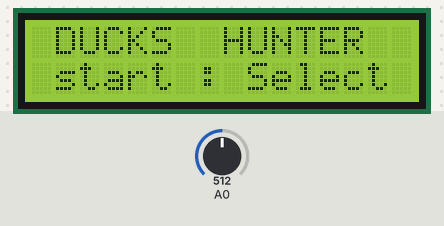
A sketch run on a simulated Arduino Uno, built with avr-gcc and run on an emulated ATmega328P. Parts: 16×2 character LCD. Inputs (shaded band) come from the test bench; at power-on: A0 = 512. Random numbers use the default seed unless the sketch sets one.

Above: at 1.2 s.
1.3 s: A0 set to 632
2.8 s: A0 set to 665
At 3.7 s:
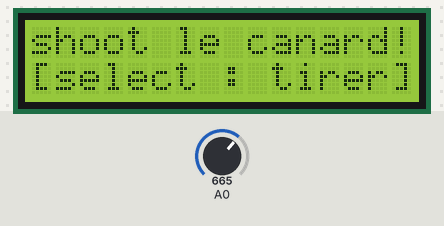
5.8 s: A0 set to 440
At 6.3 s:
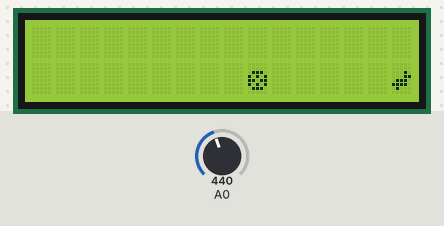
8.8 s: A0 set to 260
11.8 s: A0 set to 232
At 13.0 s:
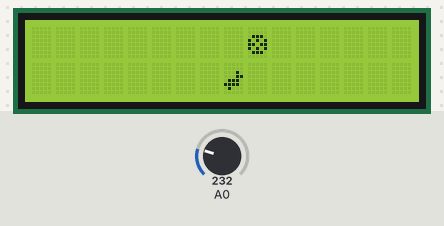
14.8 s: A0 set to 40
At 18.7 s:
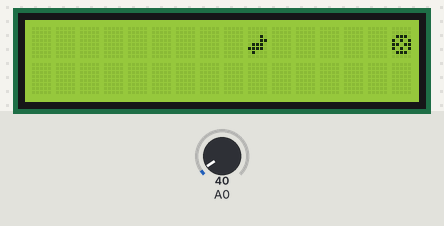
Timing chart, 0 to 20.2 s (numbered marks = the images above; inputs shaded):
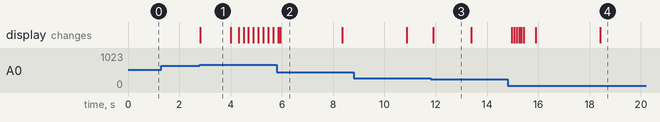

The sketch:

DuckHunters_contrelamontre.ino
```cpp
// author :  ErriBrr

#include "img_canard.h"
#include "img_explosion.h"
#include "img_viseur.h"
#include "init_console.h"
#include "coords.h"
#include "duck.h"
#include "scope.h"

int lcd_key = 0;

int mode = 0;
int i, j, k, l;
int kills=0;

int xpos_title=0;

duck *duck_target;
scope *rifle_scope;

void setup() {
  // create a new character
  lcd.createChar(1, viseur);
  lcd.createChar(2, canard);
  lcd.createChar(3, exploa);
  lcd.createChar(4, explob);
  lcd.createChar(5, exploc);
  lcd.createChar(6, tas1);
  lcd.createChar(7, tas2);
  lcd.createChar(8, tas3);
  // set up the LCD's number of columns and rows:
  lcd.begin(16, 2);
}

void loop() {
  lcd_key = read_LCD_buttons();

  // home page
  if (mode==0) {
    xpos_title = 0;
    lcd.setCursor(xpos_title,0);
    lcd.print(" DUCKS  HUNTER");
    lcd.setCursor(0,1);
    lcd.print(" start : Select");
  }

  // game is starting
  if (mode!=1 && lcd_key==btnSELECT) {
    kills=0;
    mode=1;
    lcd.clear();
    duck_target = new coords();
    rifle_scope = new coords();
    lcd.setCursor(0,0);
    lcd.print("shoot le canard!");
    lcd.setCursor(0,1);
    lcd.print("[select : tirer]");
    delay(1200);
    lcd_key=btnNONE;
    i=millis();
    k=millis();
  }

  // game loop
  if (mode==1) {
    lcd.clear();
    lcd.setCursor(duck_target->get_abs(),duck_target->get_ord());
    lcd.write(2);
    lcd.setCursor(rifle_scope->get_abs(),rifle_scope->get_ord());
    lcd.write(1);
    delay(10);
    rifle_scope->move(lcd_key);
    delay(80);
    j=millis()-k;
    l=millis()-i;
  }

  // duck shooted
  if(mode==1 && lcd_key==btnSELECT) {
    if (duck_target->is_equal(rifle_scope)){
        lcd_key==btnNONE;
        kills++;
        duck_target->explod(&lcd);
        delete duck_target;
        duck_target = new coords();
        k=millis();
        xpos_title=0;
    }
  }

  // the duck is moving
  if (mode==1 && (j>=2500 || lcd_key==btnSELECT)){
      delete duck_target;
      duck_target = new coords();
      if(duck_target->is_equal(rifle_scope)) {
          delete duck_target;
          duck_target = new coords();
      }
      k=millis();
      delay(100);
  }

  // end of game
  if(l>=30000) {
      if (mode==1){
        delete duck_target;
        delete rifle_scope;
        mode=2;
      }
      lcd.clear();
      lcd.setCursor(xpos_title,0);
      lcd.print("TIME OUT!!!!!");
          if(xpos_title==15) {
            xpos_title=-1 ;
          }
      lcd.setCursor(2,1);
      lcd.print( kills );
      lcd.print("  dead ducks");
      xpos_title++;
      delay(350);
  }
}
```

coords.cpp
```cpp
#include "coords.h"
// include the library code:
#include <Arduino.h>

coords::coords()
{
  x = random(16);
  y = random(2);
}

coords::coords(int x, int y)
{
    this->x = x;
    this->y = y;
}

coords::~coords()
{
    //dtor
}

int coords::get_abs()
{
    return x;
}

int coords::get_ord()
{
    return y;
}

void coords::set_coords(int x, int y)
{
    if (x>15) {
        x=15;
    }
    if (x<0) {
        x=0;
    }
    if (y<0) {
        y=0;
    }
    if (y>1) {
        y=1;
    }
    this->x = x;
    this->y = y;
}

bool coords::is_equal(coords *other)
{
  if (this->x==other->get_abs() && this->y==other->get_ord()){
    return true;
  } else {
    return false;
  }
}
```

coords.h
```cpp
#ifndef COORDS_H
#define COORDS_H


class coords
{
    public:
        coords();
        coords(int x, int y);
        virtual ~coords();
        int get_abs();
        int get_ord();
        void set_coords(int x, int y);
        bool is_equal(coords *other);

    private:
        int x;
        int y;
};

#endif // COORDS_H
```

duck.cpp
```cpp
#include <Arduino.h>
#include <LiquidCrystal.h>

#include "duck.h"

duck::duck () : coords()
{

}

duck::~duck ()
{

}

void duck::explod(LiquidCrystal *lcd)
{
  int x = this->get_abs();
  int y = this->get_ord();
  lcd->clear();
  lcd->setCursor(x, y);
  lcd->write(3);
  delay(150);
  lcd->setCursor(x - 1, y);
  lcd->write(4);
  lcd->setCursor(x + 1, y);
  lcd->write(5);
  delay(600);
  lcd->clear();
  lcd->setCursor(x, y);
  lcd->write(6);
  delay(150);
  lcd->setCursor(x - 1, y);
  lcd->write(7);
  lcd->setCursor(x + 1, y);
  lcd->write(8);
  delay(600);
}
```

duck.h
```cpp
#include "coords.h"

class duck : public coords
{
  public :
    duck ();
    ~duck ();
    void explod(LiquidCrystal *lcd);
};
```

img_canard.h
```cpp
byte canard[8] = {
  0b00000,
  0b00000,
  0b00010,
  0b00011,
  0b01110,
  0b11110,
  0b01000,
  0b00000
};

byte tas1[8] = {
  0b00000,
  0b00000,
  0b00000,
  0b00000,
  0b00000,
  0b00000,
  0b01000,
  0b01011
};

byte tas2[8] = {
  0b00000,
  0b00000,
  0b00000,
  0b00000,
  0b00000,
  0b00000,
  0b00000,
  0b00001
};

byte tas3[8] = {
  0b00000,
  0b00000,
  0b00000,
  0b00000,
  0b00000,
  0b00000,
  0b00000,
  0b10000
};
```

img_explosion.h
```cpp
byte exploa[8] = {
  0b00000,
  0b00010,
  0b01000,
  0b11010,
  0b10110,
  0b01011,
  0b00010,
  0b00000
};

byte explob[8] = {
  0b00000,
  0b00000,
  0b00001,
  0b00011,
  0b00001,
  0b00010,
  0b00000,
  0b00000
};

byte exploc[8] = {
  0b00000,
  0b00000,
  0b10100,
  0b11000,
  0b10000,
  0b01000,
  0b00000,
  0b00000
};
```

img_viseur.h
```cpp
byte viseur[8] = {
  0b00000,
  0b00000,
  0b01110,
  0b10101,
  0b11011,
  0b10101,
  0b01110,
  0b00000
};
```

init_console.h
```cpp
// include the library code:
#include <LiquidCrystal.h>

// initialize the library with the numbers of the interface pins
LiquidCrystal lcd(8, 9, 4, 5, 6, 7);

#define btnRIGHT  0
#define btnUP     1
#define btnDOWN   2
#define btnLEFT   3
#define btnSELECT 4
#define btnNONE   5

int read_LCD_buttons(){               // read the buttons
    int adc_key_in = analogRead(0);       // read the value from the sensor

    // we add approx 50 to those values and check to see if we are close
    // We make this the 1st option for speed reasons since it will be the most likely result

    if (adc_key_in > 1000) return btnNONE;

    if (adc_key_in < 50)   return btnRIGHT;
    if (adc_key_in < 250)  return btnUP;
    if (adc_key_in < 450)  return btnDOWN;
    if (adc_key_in < 650)  return btnLEFT;
    if (adc_key_in < 850)  return btnSELECT;

    return btnNONE;                // when all others fail, return this.
}
```

scope.cpp
```cpp
#include "scope.h"
#define btnRIGHT  0
#define btnUP     1
#define btnDOWN   2
#define btnLEFT   3
#define btnSELECT 4
#define btnNONE   5

scope::scope () : coords()
{

}

scope::~scope ()
{

}

void scope::move (int lcd_key)
{
    if (lcd_key==btnRIGHT) {
        set_coords(get_abs() + 1, get_ord());
    } else if (lcd_key==btnLEFT) {
        set_coords(get_abs() - 1, get_ord());
    } else if (lcd_key==btnUP) {
        set_coords(get_abs(), get_ord() - 1);
    } else if (lcd_key==btnDOWN) {
        set_coords(get_abs(), get_ord() + 1);
    }
}
```

scope.h
```cpp
#include "coords.h"

class scope : public coords
{
  public :
    scope ();
    ~scope ();
    void move (int lcd_key);
};
```

Measured:
- the behaviour switches between 649 and 650 on A0 (found by bisection; images 0 and 1)
- after the input at 1.3 s, every drawn part: stays the same
- after the input at 2.8 s, the display: changes at once (image 1)
- what the display in image 1 shows lasts 1.2 s, from 2.8 s to 4.0 s
- what the display in image 2 shows lasts 2.5 s, from 5.9 s to 8.4 s
- what the display in image 3 shows lasts 1.5 s, from 11.9 s to 13.4 s
